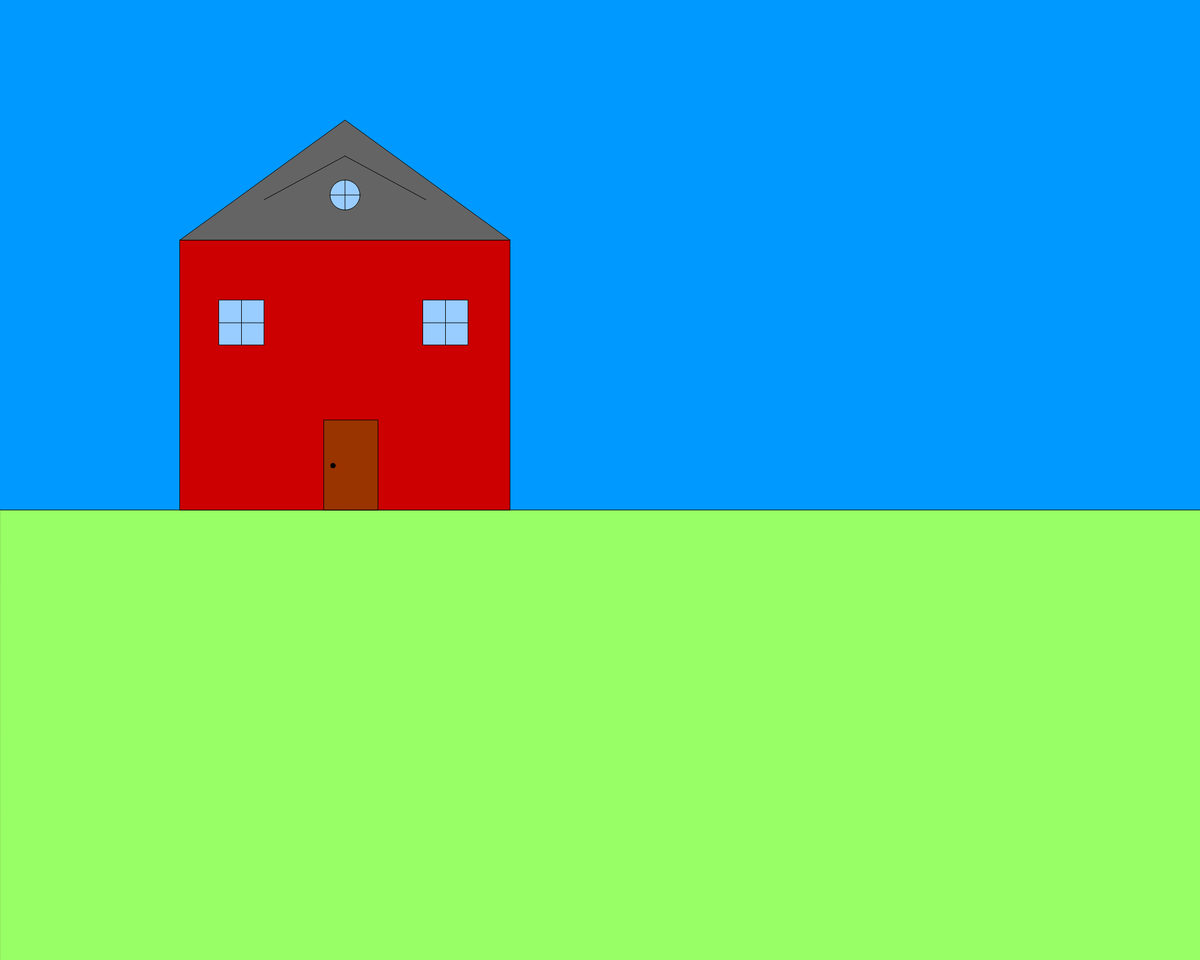
Frame 1 (no input)
Frame 60 (no input): identical to frame 1, image omitted
Frame 120 (the mouse pressed at the canvas centre since frame 60): identical to frame 1, image omitted

The p5.js sketch that drew this single still picture (run headless with seeded random() and noise() and a simulated clock; from frame 60 on, the mouse is pressed at the canvas centre):

// p5.js sketch
// ── sketch.js
function setup() {
  // put setup code here
createCanvas(2000,1600);

}


function draw() {
  // put drawing code here
  let x=300 //don't scale this value
  let y=400 //don't scale this value
  let houseWidth=100 //don't scale this value beyond 120
 //sky
  background(0,153,255);

 //ground
  fill(153,255,102);
  rect(x-houseWidth*3,y+houseWidth*4.5,houseWidth*2000,houseWidth*2000);
  fill(255);


 //Base of House
  fill(204,0,0);
  rect(x,y,houseWidth*5.5,houseWidth*4.5); //outside of house
  fill(255);
  fill(100);
  triangle(x,y,x+houseWidth*2.75,y-houseWidth*2,x+houseWidth*5.5,y); //roof of house
  fill(255);
 //door
  fill(153,51,0);
  rect(x+houseWidth*2.4,y+houseWidth*3,houseWidth*0.9,houseWidth*1.5);
  fill(255);
  fill(0);//color of doorknob
  ellipse(x+houseWidth*2.55,y+houseWidth*3.76,houseWidth*0.08,houseWidth*0.08);//doorknob
  fill(255);

 //second roof and roof window
  fill(153,204,255);
  ellipse(x+houseWidth*2.75,y-houseWidth*0.75,houseWidth*0.5,houseWidth*0.5); //roof window
  fill(255);
  line(x+houseWidth*1.4,y-houseWidth*0.67,x+houseWidth*2.75,y-houseWidth*1.4); //second roof
  line(x+houseWidth*2.75,y-houseWidth*1.4,x+houseWidth*4.1,y-houseWidth*0.67); //second roof
  line(x+houseWidth*2.5,y-houseWidth*0.75,x+houseWidth*3,y-houseWidth*0.75); //window line 1
  line(x+houseWidth*2.75,y-houseWidth*0.5,x+houseWidth*2.75,y-houseWidth); //window line 2

//windows on the house
  fill(153,204,255);
  rect(x+houseWidth*0.65,y+houseWidth,houseWidth*0.75,houseWidth*0.75); //window 1
  fill(255);
  line(x+houseWidth*0.65,y+houseWidth*1.38,x+houseWidth*1.4,y+houseWidth*1.38);
  line(x+houseWidth*1.025,y+houseWidth,x+houseWidth*1.025,y+houseWidth*1.75);
  fill(153,204,255);
  rect(x+houseWidth*4.05,y+houseWidth,houseWidth*0.75,houseWidth*0.75); //window 2
  fill(255);
  line(x+houseWidth*4.05,y+houseWidth*1.38,x+houseWidth*4.8,y+houseWidth*1.38);
  line(x+houseWidth*4.425,y+houseWidth,x+houseWidth*4.425,y+houseWidth*1.75);





}
